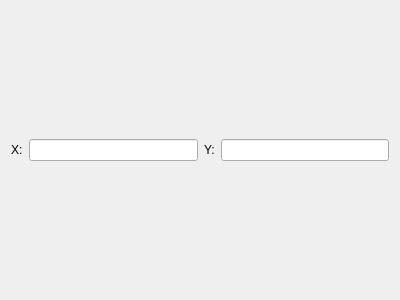
<?xml version="1.0" encoding="UTF-8"?>
<ui version="4.0">
 <class>PointListWidgetItem</class>
 <widget class="QWidget" name="PointListWidgetItem">
  <property name="geometry">
   <rect>
    <x>0</x>
    <y>0</y>
    <width>400</width>
    <height>300</height>
   </rect>
  </property>
  <property name="windowTitle">
   <string>Form</string>
  </property>
  <layout class="QHBoxLayout" name="horizontalLayout">
   <item>
    <widget class="QLabel" name="label">
     <property name="text">
      <string>X:</string>
     </property>
    </widget>
   </item>
   <item>
    <widget class="QLineEdit" name="x"/>
   </item>
   <item>
    <widget class="QLabel" name="label_2">
     <property name="text">
      <string>Y:</string>
     </property>
    </widget>
   </item>
   <item>
    <widget class="QLineEdit" name="y"/>
   </item>
  </layout>
 </widget>
 <resources/>
 <connections/>
</ui>
